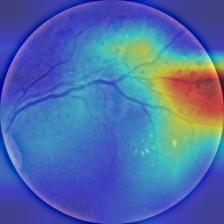
#> input picture Diabetic Retinopathy/diabetic_retinopathy_project/app/uploads/explanations/explanation_gradcam.png, 224 x 224 px
$ python -i cdr_calculator.py   (imports and definitions only)
#> lines starting #> are read from the running program, lines starting #| are printed output that depends on the picture; after the words box and inside, x2 and y2 are one past the last pixel; in counts of white or black regions, pixels touching at a corner belong together
#> further down, picture is the input picture: shape (224, 224, 3); mean B, G, R 170.4, 107.9, 77.6
import cv2
import numpy as np
import logging

logger = logging.getLogger(__name__)

def estimate_cdr(image: np.ndarray) -> dict:
    vcdr_value = 0.35  # 1. Start with a safe default value

    try:
        # Check image shape
        if len(image.shape) != 3 or image.shape[2] != 3:
            raise ValueError("Input must be a 3-channel RGB image.")

        r_channel = image[:, :, 0]
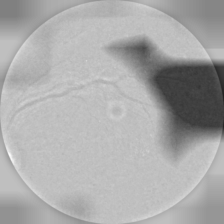
#> r_channel: shape (224, 224); min 33, max 253, mean 170.4
        g_channel = image[:, :, 1]
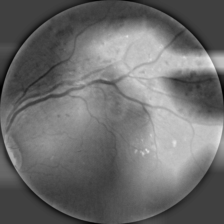
#> g_channel: shape (224, 224); min 0, max 242, mean 107.9

        # Optic Disc segmentation (Red Channel)
        r_blur = cv2.GaussianBlur(r_channel, (15, 15), 0)
        _, disc_thresh = cv2.threshold(r_blur, 0, 255, cv2.THRESH_BINARY + cv2.THRESH_OTSU)
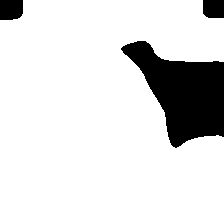
#> disc_thresh: shape (224, 224); 86.6% white; 3 black regions, box (x1, y1, x2, y2) and area: (121, 41, 224, 148) 5904, (0, 0, 23, 20) 438, (203, 0, 224, 18) 367

        kernel = np.ones((9, 9), np.uint8)
        disc_closed = cv2.morphologyEx(disc_thresh, cv2.MORPH_CLOSE, kernel)
#> disc_closed: shape (224, 224); 86.7% white; 3 black regions, box (x1, y1, x2, y2) and area: (125, 41, 224, 146) 5867, (0, 0, 23, 20) 438, (203, 0, 224, 18) 367
        disc_opened = cv2.morphologyEx(disc_closed, cv2.MORPH_OPEN, kernel)
#> disc_opened: shape (224, 224); 86.7% white; 3 black regions

        disc_contours, _ = cv2.findContours(disc_opened, cv2.RETR_EXTERNAL, cv2.CHAIN_APPROX_SIMPLE)
#> disc_contours = 1 contour; box (x1, y1, x2, y2) and area: (0, 0, 224, 224) 42969
        if not disc_contours:
            raise ValueError("No contours found for Optic Disc.")

        disc_contour = max(disc_contours, key=cv2.contourArea)
#> disc_contour = contour of 116 points, box (x1, y1, x2, y2) (0, 0, 224, 224), area 42969
        x_d, y_d, w_d, disc_h = cv2.boundingRect(disc_contour)
#> x_d = 0; y_d = 0; w_d = 224; disc_h = 224

        # Optic Cup segmentation (Green Channel)
        g_roi = g_channel[y_d:y_d+disc_h, x_d:x_d+w_d]
        g_blur = cv2.GaussianBlur(g_roi, (15, 15), 0)
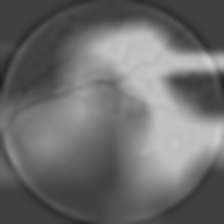
#> g_blur: shape (224, 224); min 32, max 206, mean 107.9

        otsu_thresh_val, _ = cv2.threshold(g_blur, 0, 255, cv2.THRESH_BINARY + cv2.THRESH_OTSU)
#> otsu_thresh_val = 118
        strict_thresh_val = min(otsu_thresh_val + 15, 255)
#> strict_thresh_val = 133
        _, cup_thresh = cv2.threshold(g_blur, strict_thresh_val, 255, cv2.THRESH_BINARY)
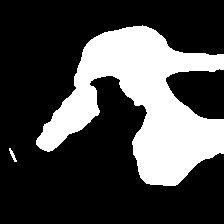
#> cup_thresh: shape (224, 224); 28.1% white; 2 white regions, box (x1, y1, x2, y2) and area: (36, 25, 224, 186) 14072, (9, 148, 17, 162) 42

        cup_closed = cv2.morphologyEx(cup_thresh, cv2.MORPH_CLOSE, kernel)
#> cup_closed: shape (224, 224); 28.3% white; 2 white regions, box (x1, y1, x2, y2) and area: (36, 25, 224, 186) 14147, (9, 148, 17, 162) 42
        cup_opened = cv2.morphologyEx(cup_closed, cv2.MORPH_OPEN, kernel)
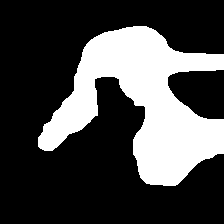
#> cup_opened: shape (224, 224); 28.1% white; 1 white region

        cup_contours, _ = cv2.findContours(cup_opened, cv2.RETR_EXTERNAL, cv2.CHAIN_APPROX_SIMPLE)
#> cup_contours = 1 contour; box (x1, y1, x2, y2) and area: (38, 26, 224, 186) 13742
        if not cup_contours:
            raise ValueError("No contours found for Optic Cup.")

        cup_contour = max(cup_contours, key=cv2.contourArea)
#> cup_contour = contour of 256 points, box (x1, y1, x2, y2) (38, 26, 224, 186), area 13742
        _, _, _, cup_h = cv2.boundingRect(cup_contour)
#> cup_h = 160

        if disc_h == 0:
            raise ValueError("Optic Disc height is 0.")

        vcdr_value = float(cup_h) / float(disc_h)
#> vcdr_value = 0.714
        vcdr_value = min(max(vcdr_value, 0.0), 1.0)

    except Exception as e:
        print(f"[ERROR] CDR calculation exception: {e}")
        vcdr_value = 0.35  # 2. Force safe value on crash

    # 3. The Hard Fallback (Catching bad math logic)
    if vcdr_value is None or vcdr_value >= 0.85 or vcdr_value <= 0.10:
        print(f"[WARNING] Invalid vCDR calculated: {vcdr_value}. Forcing fallback to 0.35")
        vcdr_value = 0.35

    # 4. Final Risk Calculation
    high_risk = bool(vcdr_value > 0.65)
#> high_risk = True

    # 5. Strict Return
    return {
        "vCDR": round(float(vcdr_value), 2),
        "high_risk": high_risk
    }

>>> import cv2
>>> picture = cv2.imread('../app/uploads/explanations/explanation_gradcam.png')
>>> result = estimate_cdr(picture)
#> result = {'vCDR': 0.71, 'high_risk': True}
